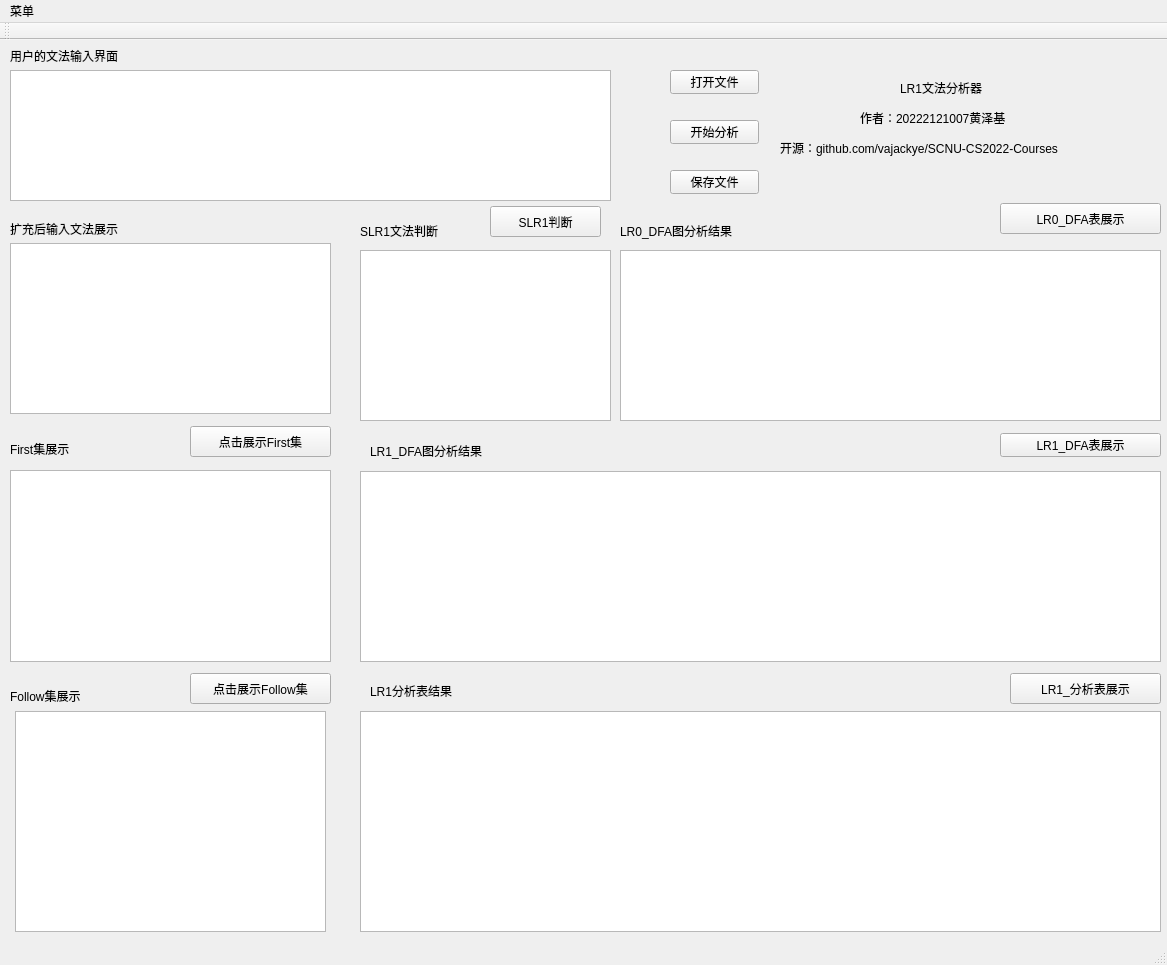
<?xml version="1.0" encoding="UTF-8"?>
<ui version="4.0">
 <class>MainWindow</class>
 <widget class="QMainWindow" name="MainWindow">
  <property name="geometry">
   <rect>
    <x>0</x>
    <y>0</y>
    <width>1167</width>
    <height>965</height>
   </rect>
  </property>
  <property name="windowTitle">
   <string>MainWindow</string>
  </property>
  <widget class="QWidget" name="centralwidget">
   <widget class="QLabel" name="FirstLabel">
    <property name="geometry">
     <rect>
      <x>10</x>
      <y>393</y>
      <width>91</width>
      <height>31</height>
     </rect>
    </property>
    <property name="text">
     <string>First集展示</string>
    </property>
   </widget>
   <widget class="QLabel" name="FollowLabel">
    <property name="geometry">
     <rect>
      <x>10</x>
      <y>640</y>
      <width>101</width>
      <height>31</height>
     </rect>
    </property>
    <property name="text">
     <string>Follow集展示</string>
    </property>
   </widget>
   <widget class="QPlainTextEdit" name="GrammerText">
    <property name="geometry">
     <rect>
      <x>10</x>
      <y>203</y>
      <width>321</width>
      <height>171</height>
     </rect>
    </property>
   </widget>
   <widget class="QLabel" name="GrammerLabel">
    <property name="geometry">
     <rect>
      <x>10</x>
      <y>173</y>
      <width>151</width>
      <height>31</height>
     </rect>
    </property>
    <property name="text">
     <string>扩充后输入文法展示</string>
    </property>
   </widget>
   <widget class="QPushButton" name="FirstBtn">
    <property name="geometry">
     <rect>
      <x>190</x>
      <y>386</y>
      <width>141</width>
      <height>31</height>
     </rect>
    </property>
    <property name="text">
     <string>点击展示First集</string>
    </property>
   </widget>
   <widget class="QPushButton" name="FollowBtn">
    <property name="geometry">
     <rect>
      <x>190</x>
      <y>633</y>
      <width>141</width>
      <height>31</height>
     </rect>
    </property>
    <property name="text">
     <string>点击展示Follow集</string>
    </property>
   </widget>
   <widget class="QPlainTextEdit" name="SLRText">
    <property name="geometry">
     <rect>
      <x>360</x>
      <y>210</y>
      <width>251</width>
      <height>171</height>
     </rect>
    </property>
   </widget>
   <widget class="QLabel" name="SLRLabel">
    <property name="geometry">
     <rect>
      <x>360</x>
      <y>183</y>
      <width>91</width>
      <height>16</height>
     </rect>
    </property>
    <property name="text">
     <string>SLR1文法判断</string>
    </property>
   </widget>
   <widget class="QPushButton" name="SLRBtn">
    <property name="geometry">
     <rect>
      <x>490</x>
      <y>166</y>
      <width>111</width>
      <height>31</height>
     </rect>
    </property>
    <property name="text">
     <string>SLR1判断</string>
    </property>
   </widget>
   <widget class="QPushButton" name="LR0DfaBtn">
    <property name="geometry">
     <rect>
      <x>1000</x>
      <y>163</y>
      <width>161</width>
      <height>31</height>
     </rect>
    </property>
    <property name="text">
     <string>LR0_DFA表展示</string>
    </property>
   </widget>
   <widget class="QLabel" name="LR0Label">
    <property name="geometry">
     <rect>
      <x>620</x>
      <y>183</y>
      <width>161</width>
      <height>16</height>
     </rect>
    </property>
    <property name="text">
     <string>LR0_DFA图分析结果</string>
    </property>
   </widget>
   <widget class="QPushButton" name="LR1DfaBtn">
    <property name="geometry">
     <rect>
      <x>1000</x>
      <y>393</y>
      <width>161</width>
      <height>24</height>
     </rect>
    </property>
    <property name="text">
     <string>LR1_DFA表展示</string>
    </property>
   </widget>
   <widget class="QPushButton" name="LR1TabelBtn">
    <property name="geometry">
     <rect>
      <x>1010</x>
      <y>633</y>
      <width>151</width>
      <height>31</height>
     </rect>
    </property>
    <property name="text">
     <string>LR1_分析表展示</string>
    </property>
   </widget>
   <widget class="QLabel" name="LR1DfaLabel">
    <property name="geometry">
     <rect>
      <x>370</x>
      <y>403</y>
      <width>141</width>
      <height>16</height>
     </rect>
    </property>
    <property name="text">
     <string>LR1_DFA图分析结果</string>
    </property>
   </widget>
   <widget class="QLabel" name="LR1TabelLabel">
    <property name="geometry">
     <rect>
      <x>370</x>
      <y>643</y>
      <width>131</width>
      <height>16</height>
     </rect>
    </property>
    <property name="text">
     <string>LR1分析表结果</string>
    </property>
   </widget>
   <widget class="QPlainTextEdit" name="InputText">
    <property name="geometry">
     <rect>
      <x>10</x>
      <y>30</y>
      <width>601</width>
      <height>131</height>
     </rect>
    </property>
   </widget>
   <widget class="QLabel" name="InputLabel">
    <property name="geometry">
     <rect>
      <x>10</x>
      <y>0</y>
      <width>151</width>
      <height>31</height>
     </rect>
    </property>
    <property name="text">
     <string>用户的文法输入界面</string>
    </property>
   </widget>
   <widget class="QPushButton" name="OpenBtn">
    <property name="geometry">
     <rect>
      <x>670</x>
      <y>30</y>
      <width>89</width>
      <height>24</height>
     </rect>
    </property>
    <property name="text">
     <string>打开文件</string>
    </property>
   </widget>
   <widget class="QPushButton" name="SaveBtn">
    <property name="geometry">
     <rect>
      <x>670</x>
      <y>130</y>
      <width>89</width>
      <height>24</height>
     </rect>
    </property>
    <property name="text">
     <string>保存文件</string>
    </property>
   </widget>
   <widget class="QPushButton" name="AnalysisBtn">
    <property name="geometry">
     <rect>
      <x>670</x>
      <y>80</y>
      <width>89</width>
      <height>24</height>
     </rect>
    </property>
    <property name="text">
     <string>开始分析</string>
    </property>
   </widget>
   <widget class="QTableWidget" name="FirstText">
    <property name="geometry">
     <rect>
      <x>10</x>
      <y>430</y>
      <width>321</width>
      <height>192</height>
     </rect>
    </property>
   </widget>
   <widget class="QTableWidget" name="FollowText">
    <property name="geometry">
     <rect>
      <x>15</x>
      <y>671</y>
      <width>311</width>
      <height>221</height>
     </rect>
    </property>
   </widget>
   <widget class="QTableWidget" name="LR0Text">
    <property name="geometry">
     <rect>
      <x>620</x>
      <y>210</y>
      <width>541</width>
      <height>171</height>
     </rect>
    </property>
   </widget>
   <widget class="QTableWidget" name="LR1DfaText">
    <property name="geometry">
     <rect>
      <x>360</x>
      <y>431</y>
      <width>801</width>
      <height>191</height>
     </rect>
    </property>
   </widget>
   <widget class="QTableWidget" name="LR1ToTabel">
    <property name="geometry">
     <rect>
      <x>360</x>
      <y>671</y>
      <width>801</width>
      <height>221</height>
     </rect>
    </property>
   </widget>
   <widget class="QLabel" name="version1">
    <property name="geometry">
     <rect>
      <x>900</x>
      <y>40</y>
      <width>111</width>
      <height>16</height>
     </rect>
    </property>
    <property name="text">
     <string>LR1文法分析器</string>
    </property>
   </widget>
   <widget class="QLabel" name="label">
    <property name="geometry">
     <rect>
      <x>860</x>
      <y>70</y>
      <width>201</width>
      <height>16</height>
     </rect>
    </property>
    <property name="text">
     <string>作者：20222121007黄泽基</string>
    </property>
   </widget>
   <widget class="QLabel" name="label_2">
    <property name="geometry">
     <rect>
      <x>780</x>
      <y>100</y>
      <width>371</width>
      <height>16</height>
     </rect>
    </property>
    <property name="text">
     <string>开源：github.com/vajackye/SCNU-CS2022-Courses</string>
    </property>
   </widget>
  </widget>
  <widget class="QStatusBar" name="statusbar"/>
  <widget class="QToolBar" name="toolBar">
   <property name="windowTitle">
    <string>toolBar</string>
   </property>
   <attribute name="toolBarArea">
    <enum>TopToolBarArea</enum>
   </attribute>
   <attribute name="toolBarBreak">
    <bool>false</bool>
   </attribute>
  </widget>
  <widget class="QMenuBar" name="menubar">
   <property name="geometry">
    <rect>
     <x>0</x>
     <y>0</y>
     <width>1167</width>
     <height>25</height>
    </rect>
   </property>
   <widget class="QMenu" name="menu">
    <property name="title">
     <string>菜单</string>
    </property>
    <addaction name="separator"/>
    <addaction name="UsingText"/>
    <addaction name="Quit"/>
   </widget>
   <addaction name="menu"/>
  </widget>
  <action name="UsingText">
   <property name="text">
    <string>使用说明书</string>
   </property>
  </action>
  <action name="Quit">
   <property name="text">
    <string>退出</string>
   </property>
  </action>
 </widget>
 <resources/>
 <connections/>
</ui>
